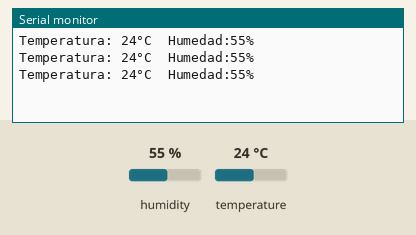
This sketch was run on a simulated Arduino Uno, built with avr-gcc and run on an emulated ATmega328P. Parts: the last lines printed to the serial monitor. The inputs (shaded band) are chosen by the test bench; at power-on: humidity 55 %, temperature 24 °C.

Above: at 2.8 s.
2.9 s: humidity set to 22 %
At 5.5 s:
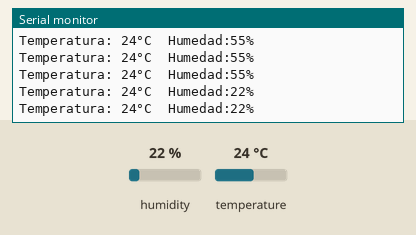
5.6 s: temperature set to 12 °C
At 6.5 s:
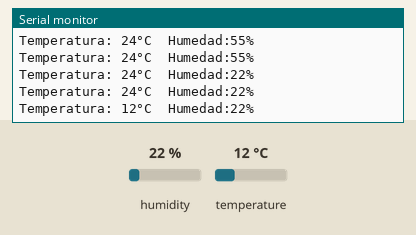
8.3 s: humidity set to 40 %
At 9.7 s:
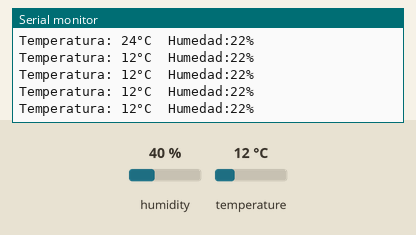
Timing chart, 0 to 11.3 s (numbered marks = the images above; inputs shaded):
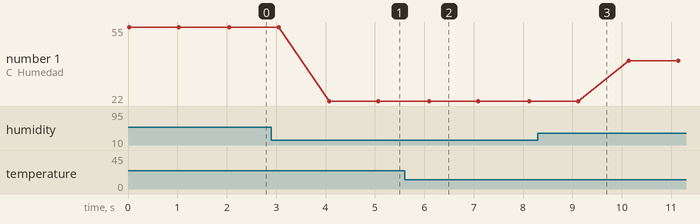

Measured:
- after the input at 2.9 s, the serial monitor: prints a new line after 1.2 s (image 1)
- after the input at 5.6 s, the serial monitor: prints a new line after 0.50 s (image 2)
- plotted number 1: 55 → 22 after the input at 2.9 s, 22 → 40 after the input at 8.3 s

The sketch:

DHT11.ino
```cpp
#include<DHT.h>

#define PINDHT 2
#define PINMODE DHT11

DHT dht(PINDHT,PINMODE);

void setup(){
  Serial.begin(9600);
  dht.begin();
}
void loop(){
  int temp = dht.readTemperature();
  int hume = dht.readHumidity();

  Serial.print("Temperatura: ");
  Serial.print(temp);
  Serial.print("°C");

  Serial.print("  ");

  Serial.print("Humedad:");
  Serial.print(hume);
  Serial.println("%");

  delay(1000);
}
```
